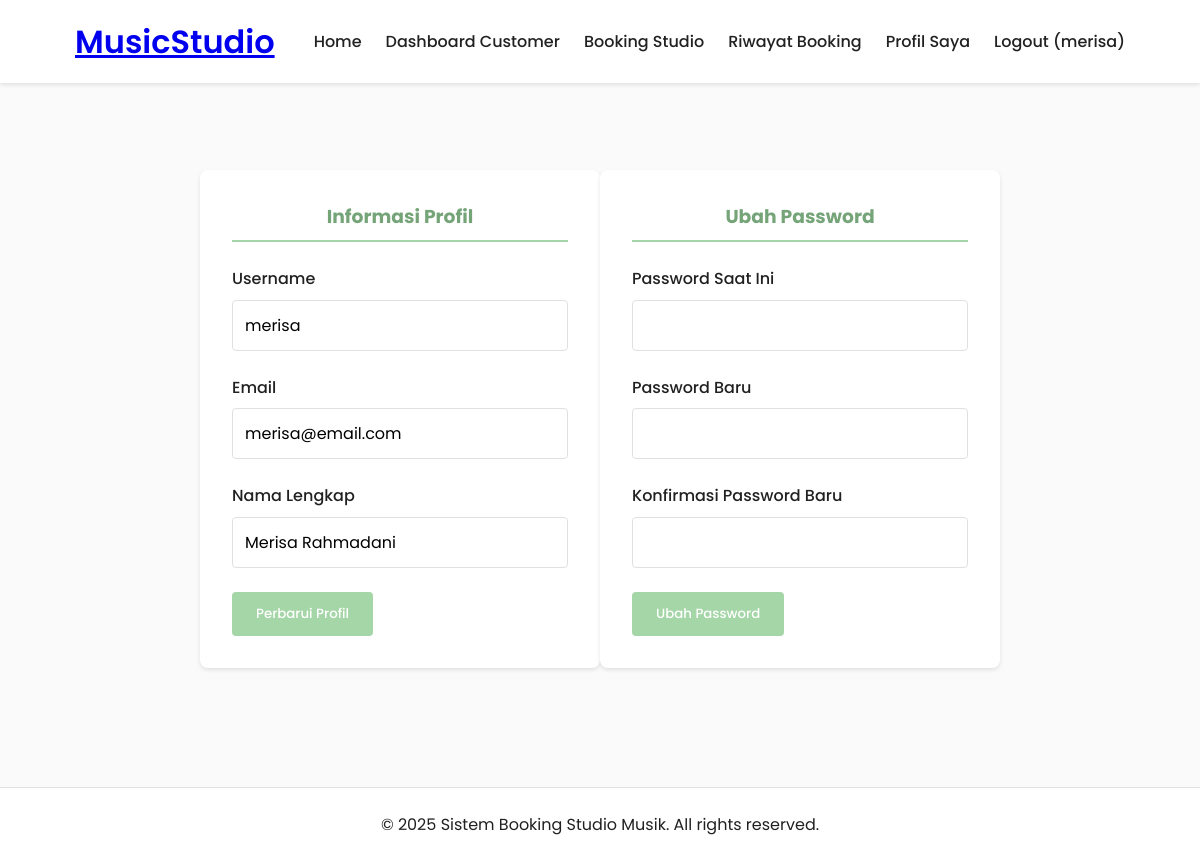
Page /customer/profile.php (signed in) on the committed database.
### tables this page shows
CREATE TABLE `users` (
  `id` int(11) NOT NULL,
  `username` varchar(50) NOT NULL,
  `password` varchar(255) NOT NULL,
  `email` varchar(100) NOT NULL,
  `full_name` varchar(100) NOT NULL,
  `role` enum('admin','staff','customer') NOT NULL DEFAULT 'customer',
  `created_at` timestamp NOT NULL DEFAULT current_timestamp()
);

### customer/profile.php (the view, shortened to what this page needs)
<?php
require_once '../includes/header.php';
$user_id = $_SESSION['user_id'];
$sql = "SELECT * FROM users WHERE id = '$user_id'";
$result = mysqli_query($conn, $sql);
$user = mysqli_fetch_assoc($result);
?>
<div class="profile-container">
        <div class="profile-form">
            <h3>Informasi Profil</h3>
            <form method="POST">
                <div class="form-group">
                    <label for="username">Username</label>
                    <input type="text" id="username" name="username" value="<?php echo $user['username']; ?>" required>
                </div>
                <div class="form-group">
                    <label for="email">Email</label>
                    <input type="email" id="email" name="email" value="<?php echo $user['email']; ?>" required>
                </div>
                <div class="form-group">
                    <label for="full_name">Nama Lengkap</label>
                    <input type="text" id="full_name" name="full_name" value="<?php echo $user['full_name']; ?>" required>
                </div>
                <button type="submit" name="update_profile" class="btn btn-primary">Perbarui Profil</button>
            </form>
        </div>
        <div class="password-form">
            <h3>Ubah Password</h3>
            <form method="POST">
                <div class="form-group">
                    <label for="current_password">Password Saat Ini</label>
                    <input type="password" id="current_password" name="current_password" required>
                </div>
                <div class="form-group">
                    <label for="new_password">Password Baru</label>
                    <input type="password" id="new_password" name="new_password" required>
                </div>
                <div class="form-group">
                    <label for="confirm_password">Konfirmasi Password Baru</label>
                    <input type="password" id="confirm_password" name="confirm_password" required>
                </div>
                <button type="submit" name="update_password" class="btn btn-primary">Ubah Password</button>
            </form>
        </div>
</div>
<?php include '../includes/footer.php'; ?>

### css/style.css (style rules this page uses)
:root { --primary: #a5d6a7; --primary-dark: #75a478; --secondary: #ffcc80; --accent: #ce93d8; --background: #fafafa; --surface: #ffffff; --error: #f44336; --success: #4caf50; --text-primary: #212121; --text-secondary: #757575; --border: #e0e0e0; --shadow: 0 2px 4px rgba(0, 0, 0, 0.1); }
* { margin: 0; padding: 0; box-sizing: border-box; }
body { font-family: "Poppins", sans-serif; background-color: var(--background); color: var(--text-primary); line-height: 1.6; }
.btn { display: inline-block; padding: 0.75rem 1.5rem; border-radius: 4px; text-decoration: none; font-weight: 500; transition: all 0.3s; border: none; cursor: pointer; font-family: "Poppins", sans-serif; text-align: center; }
.btn-primary { background-color: var(--primary); color: white; }
.login-container, .register-container, .booking-container, .profile-container { display: flex; justify-content: center; align-items: center; min-height: 80vh; padding: 2rem 0; }
.login-form, .register-form, .booking-form, .profile-form, .password-form { background-color: var(--surface); padding: 2rem; border-radius: 8px; box-shadow: var(--shadow); width: 100%; max-width: 600px; margin-bottom: 2rem; }
.login-form h2, .register-form h2, .booking-form h2, .profile-form h3, .password-form h3 { text-align: center; margin-bottom: 1.5rem; color: var(--primary-dark); padding-bottom: 0.5rem; border-bottom: 2px solid var(--primary); }
.form-group { margin-bottom: 1.5rem; }
.form-group label { display: block; margin-bottom: 0.5rem; font-weight: 500; color: var(--text-primary); }
.form-group input, .form-group select, .form-group textarea { width: 100%; padding: 0.75rem; border: 1px solid var(--border); border-radius: 4px; font-family: "Poppins", sans-serif; font-size: 1rem; }
.profile-container { max-width: 800px; margin: 2rem auto; }
.profile-form, .password-form { max-width: 100%; }

### rows in the picture
users: username "merisa", email "merisa@email.com", full_name "Merisa Rahmadani"

### other values in the picture
$_SESSION['username'] "merisa"
